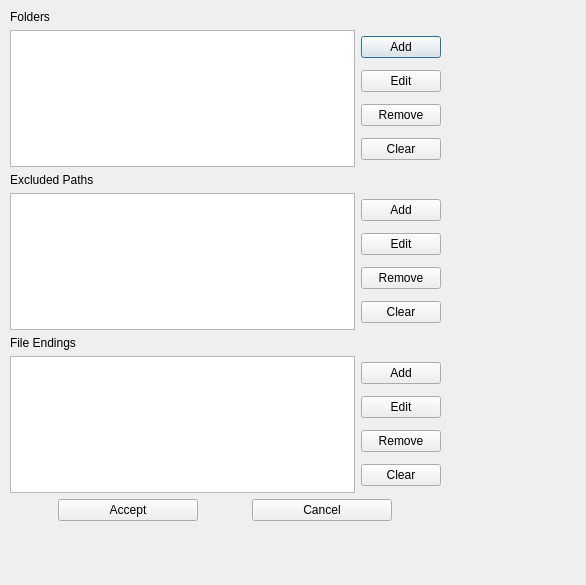
<?xml version="1.0" encoding="UTF-8"?>
<ui version="4.0">
 <class>CodeModelDialog</class>
 <widget class="QDialog" name="CodeModelDialog">
  <property name="geometry">
   <rect>
    <x>0</x>
    <y>0</y>
    <width>586</width>
    <height>585</height>
   </rect>
  </property>
  <property name="minimumSize">
   <size>
    <width>320</width>
    <height>240</height>
   </size>
  </property>
  <property name="windowTitle">
   <string>Select Codebase to Visualize</string>
  </property>
  <widget class="QWidget" name="verticalLayoutWidget">
   <property name="geometry">
    <rect>
     <x>10</x>
     <y>10</y>
     <width>431</width>
     <height>511</height>
    </rect>
   </property>
   <layout class="QVBoxLayout" name="verticalLayout">
    <property name="sizeConstraint">
     <enum>QLayout::SetMaximumSize</enum>
    </property>
    <item>
     <widget class="QLabel" name="label">
      <property name="text">
       <string>Folders</string>
      </property>
     </widget>
    </item>
    <item>
     <layout class="QHBoxLayout" name="horizontalLayout_3">
      <item>
       <widget class="QListView" name="folderList"/>
      </item>
      <item>
       <layout class="QVBoxLayout" name="folderButtonLayout">
        <property name="sizeConstraint">
         <enum>QLayout::SetMinimumSize</enum>
        </property>
        <item>
         <widget class="QPushButton" name="folderAddButton">
          <property name="sizePolicy">
           <sizepolicy hsizetype="Minimum" vsizetype="Fixed">
            <horstretch>0</horstretch>
            <verstretch>0</verstretch>
           </sizepolicy>
          </property>
          <property name="text">
           <string>Add</string>
          </property>
         </widget>
        </item>
        <item>
         <widget class="QPushButton" name="folderEditButton">
          <property name="text">
           <string>Edit</string>
          </property>
         </widget>
        </item>
        <item>
         <widget class="QPushButton" name="folderRemoveButton">
          <property name="text">
           <string>Remove</string>
          </property>
         </widget>
        </item>
        <item>
         <widget class="QPushButton" name="folderClearButton">
          <property name="text">
           <string>Clear</string>
          </property>
         </widget>
        </item>
       </layout>
      </item>
     </layout>
    </item>
    <item>
     <widget class="QLabel" name="label_4">
      <property name="text">
       <string>Excluded Paths</string>
      </property>
     </widget>
    </item>
    <item>
     <layout class="QHBoxLayout" name="horizontalLayout_4">
      <item>
       <widget class="QListView" name="excludedList"/>
      </item>
      <item>
       <layout class="QVBoxLayout" name="excludedButtonLayout">
        <property name="sizeConstraint">
         <enum>QLayout::SetMinimumSize</enum>
        </property>
        <item>
         <widget class="QPushButton" name="excludedAddButton">
          <property name="sizePolicy">
           <sizepolicy hsizetype="Minimum" vsizetype="Fixed">
            <horstretch>0</horstretch>
            <verstretch>0</verstretch>
           </sizepolicy>
          </property>
          <property name="text">
           <string>Add</string>
          </property>
         </widget>
        </item>
        <item>
         <widget class="QPushButton" name="excludedEditButton">
          <property name="text">
           <string>Edit</string>
          </property>
         </widget>
        </item>
        <item>
         <widget class="QPushButton" name="excludedRemoveButton">
          <property name="text">
           <string>Remove</string>
          </property>
         </widget>
        </item>
        <item>
         <widget class="QPushButton" name="excludedClearButton">
          <property name="text">
           <string>Clear</string>
          </property>
         </widget>
        </item>
       </layout>
      </item>
     </layout>
    </item>
    <item>
     <widget class="QLabel" name="label_2">
      <property name="text">
       <string>File Endings</string>
      </property>
     </widget>
    </item>
    <item>
     <layout class="QHBoxLayout" name="horizontalLayout_2">
      <item>
       <widget class="QListView" name="endingsList"/>
      </item>
      <item>
       <layout class="QVBoxLayout" name="endingsButtonLayout">
        <property name="sizeConstraint">
         <enum>QLayout::SetMinimumSize</enum>
        </property>
        <item>
         <widget class="QPushButton" name="endingsAddButton">
          <property name="sizePolicy">
           <sizepolicy hsizetype="Minimum" vsizetype="Fixed">
            <horstretch>0</horstretch>
            <verstretch>0</verstretch>
           </sizepolicy>
          </property>
          <property name="text">
           <string>Add</string>
          </property>
         </widget>
        </item>
        <item>
         <widget class="QPushButton" name="endingsEditButton">
          <property name="text">
           <string>Edit</string>
          </property>
         </widget>
        </item>
        <item>
         <widget class="QPushButton" name="endingsRemoveButton">
          <property name="text">
           <string>Remove</string>
          </property>
         </widget>
        </item>
        <item>
         <widget class="QPushButton" name="endingsClearButton">
          <property name="text">
           <string>Clear</string>
          </property>
         </widget>
        </item>
       </layout>
      </item>
     </layout>
    </item>
    <item>
     <layout class="QHBoxLayout" name="horizontalLayout">
      <item>
       <widget class="QPushButton" name="acceptButton">
        <property name="maximumSize">
         <size>
          <width>140</width>
          <height>16777215</height>
         </size>
        </property>
        <property name="text">
         <string>Accept</string>
        </property>
       </widget>
      </item>
      <item>
       <widget class="QPushButton" name="cancelButton">
        <property name="maximumSize">
         <size>
          <width>140</width>
          <height>16777215</height>
         </size>
        </property>
        <property name="text">
         <string>Cancel</string>
        </property>
       </widget>
      </item>
     </layout>
    </item>
   </layout>
  </widget>
 </widget>
 <resources/>
 <connections/>
</ui>
